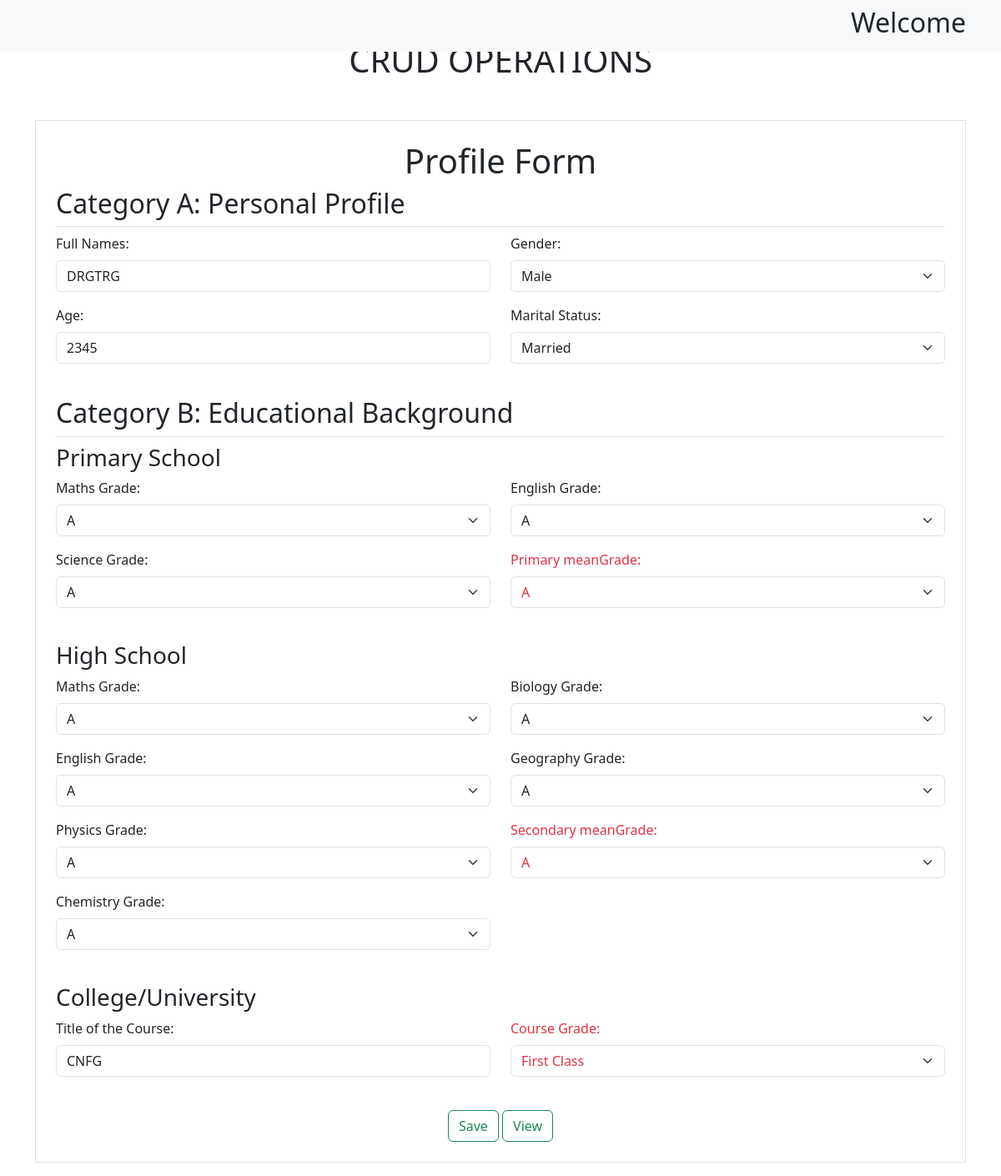
The app's page /edit/66/ with its own data.
### Authentication/models.py (models this page shows, shortened)
class Students(models.Model):
    fullNames = models.CharField(max_length=100)
    age = models.IntegerField()
    gender = models.CharField(max_length=10, choices=[('Male', 'Male'), ('Female', 'Female')])
    maritalStatus = models.CharField(max_length=10, choices=[('Married', 'Married'), ('Single', 'Single')])
    primaryMaths = models.CharField(max_length=10, choices=[('A', 'A'), ('B', 'B'), ('C', 'C'), ('D', 'D'), ('E', 'E')])
    primaryScience = models.CharField(max_length=10, choices=[('A', 'A'), ('B', 'B'), ('C', 'C'), ('D', 'D'), ('E', 'E')])
    primaryEnglish = models.CharField(max_length=10, choices=[('A', 'A'), ('B', 'B'), ('C', 'C'), ('D', 'D'), ('E', 'E')])
    PrimarymeanGrade = models.CharField(max_length=10, choices=[('A', 'A'), ('B', 'B'), ('C', 'C'), ('D', 'D'), ('E', 'E')])
    highschoolMaths = models.CharField(max_length=10, choices=[('A', 'A'), ('B', 'B'), ('C', 'C'), ('D', 'D'), ('E', 'E'), ('notDone', 'Not Done')])
    highschoolEnglish = models.CharField(max_length=10, choices=[('A', 'A'), ('B', 'B'), ('C', 'C'), ('D', 'D'), ('E', 'E'), ('notDone', 'Not Done')])
    highschoolPhysics = models.CharField(max_length=10, choices=[('A', 'A'), ('B', 'B'), ('C', 'C'), ('D', 'D'), ('E', 'E'), ('notDone', 'Not Done')])
    highschoolChemistry = models.CharField(max_length=10, choices=[('A', 'A'), ('B', 'B'), ('C', 'C'), ('D', 'D'), ('E', 'E'), ('notDone', 'Not Done')])
    highschoolBiology = models.CharField(max_length=10, choices=[('A', 'A'), ('B', 'B'), ('C', 'C'), ('D', 'D'), ('E', 'E'), ('notDone', 'Not Done')])
    highschoolGeography = models.CharField(max_length=10, choices=[('A', 'A'), ('B', 'B'), ('C', 'C'), ('D', 'D'), ('E', 'E'), ('notDone', 'Not Done')])
    SecondarymeanGrade = models.CharField(max_length=10, choices=[('A', 'A'), ('B', 'B'), ('C', 'C'), ('D', 'D'), ('E', 'E')])
    collegeCourseTitle = models.CharField(max_length=100)
    collegeCourseGrade = models.CharField(max_length=100, choices=[
        ('First Class', 'First Class'),
        ('Second Class Upper', 'Second Class Upper'),
        ('Second Class Lower', 'Second Class Lower'),
        ('Pass', 'Pass'),
    ])
    is_admin=models.BooleanField(default=True)

### Authentication/views.py (the view)
# urls.py: path('edit/<int:id>/',views.edit,name='edit'),
def edit(request, id):
    student = get_object_or_404(Students, pk=id)
    if request.method == 'POST':
        form = StudentsForm(request.POST, instance=student)
        if form.is_valid():
            form.save()
            messages.info(request, 'Form edited successfully.')
            return redirect('home')  # Redirect back to the home page after editing.
    else:
        form = StudentsForm(instance=student)
    context = {'form': form, 'student': student}
    return render(request, 'edit.html', context)

### templates/edit.html (shortened to what this page needs)
<nav class="navbar navbar-expand-lg navbar-light bg-light fixed-top">
    <div class="container justify-content-lg-end">
        <h2>Welcome {{ request.POST.username }}</h2>
    </div>
</nav>
<!doctype html>
<html lang="en">
<head>
    <link href="https://cdn.jsdelivr.net/npm/bootstrap@5.3.2/dist/css/bootstrap.min.css" rel="stylesheet">
</head>
<body>
    <form action="{% if student.id %}{% url 'base' student.id %}{% else %}{% url 'base' %}{% endif %}" method="post">
        <h1 class="text-center mt-5">CRUD OPERATIONS</h1>
        <div class="container mt-5 bg-white">
            <div class="border p-4">
                <h1 class="text-center">Profile Form</h1>
                <div class="mb-4">
                    <h2 class="border-bottom pb-2">Category A: Personal Profile</h2>
                    <div class="row">
                        <div class="col-md-6">
                            <div class="mb-3">
                                <label for="fullNames" class="form-label">Full Names:</label>
                                <input type="text" class="form-control" id="fullNames" name="fullNames" oninput="this.value=this.value.toUpperCase()" value="{{ student.fullNames }}" required>
                            </div>
                            <div class="mb-3">
                                <label for="age" class="form-label">Age:</label>
                                <input type="number" class="form-control" id="age" name="age" value="{{ student.age }}" required>
                            </div>
                        </div>
                        <div class="col-md-6">
                            <div class="mb-3">
                                <label for="gender" class="form-label">Gender:</label>
                                <select class="form-select" id="gender" name="gender" required>
                                  <option value="male" {% if student.gender == 'male' %}selected{% endif %}>Male</option>
                              </select>
                            </div>
                            <div class="mb-3">
                                <label for="maritalStatus" class="form-label">Marital Status:</label>
                                <select class="form-select" id="maritalStatus" name="maritalStatus" required>
                                  <option value="married" {% if student.maritalStatus == 'married' %}selected{% endif %}>Married</option>
                              </select>
                            </div>
                        </div>
                    </div>
                </div>
                <div class="mb-4">
                    <h2 class="border-bottom pb-2">Category B: Educational Background</h2>
                    <div class="mb-4">
                        <h3>Primary School</h3>
                        <div class="row">
                            <div class="col-md-6">
                                <div class="mb-3">
                                    <label for="primaryMaths" class="form-label">Maths Grade:</label>
                                    <select class="form-select" id="primaryMaths" name="primaryMaths" required>
                                      <option value="A" {% if student.primaryMaths == 'A' %}selected{% endif %}>A</option>
                                  </select>
                                </div>
                                <div class="mb-3">
                                    <label for="primaryScience" class="form-label">Science Grade:</label>
                                    <select class="form-select" id="primaryScience" name="primaryScience" required>
                                      <option value="A" {% if student.primaryScience == 'A' %}selected{% endif %}>A</option>
                                  </select>
                                </div>
                            </div>
                            <div class="col-md-6">
                                <div class="mb-3">
                                    <label for="primaryEnglish" class="form-label">English Grade:</label>
                                    <select class="form-select" id="primaryEnglish" name="primaryEnglish" required>
                                      <option value="A" {% if student.primaryEnglish == 'A' %}selected{% endif %}>A</option>
                                  </select>
                                </div>
                                <div class="mb-3">
                                    <label for="PrimarymeanGrade" class="form-label text-danger">Primary meanGrade:</label>
                                    <select class="form-select text-danger" id="PrimarymeanGrade" name="PrimarymeanGrade" required>
                                      <option value="A" {% if student.PrimarymeanGrade == 'A' %}selected{% endif %}>A</option>
                                  </select>
                                </div>
                            </div>
                        </div>
                    </div>
                    <div class="mb-4">
                        <h3>High School</h3>
                        <div class="row">
                            <div class="col-md-6">
                                <div class="mb-3">
                                    <label for="highschoolMaths" class="form-label">Maths Grade:</label>
                                    <select class="form-select" id="highschoolMaths" name="highschoolMaths">
                                      <option value="A" {% if student.highschoolMaths == 'A' %}selected{% endif %}>A</option>
                                  </select>
                                </div>
                                <div class="mb-3">
                                    <label for="highschoolEnglish" class="form-label">English Grade:</label>
                                    <select class="form-select" id="highschoolEnglish" name="highschoolEnglish">
                                      <option value="A" {% if student.highschoolEnglish == 'A' %}selected{% endif %}>A</option>
                                  </select>
                                </div>
                                <div class="mb-3">
                                    <label for="highschoolPhysics" class="form-label">Physics Grade:</label>
                                    <select class="form-select" id="highschoolPhysics" name="highschoolPhysics">
                                      <option value="A" {% if student.highschoolPhysics == 'A' %}selected{% endif %}>A</option>
                                  </select>
                                </div>
                                <div class="mb-3">
                                    <label for="highschoolChemistry" class="form-label">Chemistry Grade:</label>
                                    <select class="form-select" id="highschoolChemistry" name="highschoolChemistry">
                                      <option value="A" {% if student.highschoolChemistry == 'A' %}selected{% endif %}>A</option>
                                  </select>
                                </div>
                            </div>
                            <div class="col-md-6">
                                <div class="mb-3 ">
                                    <label for="highschoolBiology" class="form-label ">Biology Grade:</label>
                                    <select class="form-select" id="highschoolBiology" name="highschoolBiology">
      <option value="A" {% if student.highschoolBiology == 'A' %}selected{% endif %}>A</option>
  </select>
                                </div>
                                <div class="mb-3 ">
                                    <label for="highschoolGeography " class="form-label ">Geography Grade:</label>
                                    <select class="form-select " id="highschoolGeography" name="highschoolGeography">
      <option value="A" {% if student.highschoolGeography == 'A' %}selected{% endif %}>A</option>
  </select>
                                </div>
                                <div class="mb-3 ">
                                    <label for="SecondarymeanGrade" class="form-label text-danger ">Secondary meanGrade:</label>
                                    <select class="form-select text-danger" id="SecondarymeanGrade" name="SecondarymeanGrade" required>
      <option value="A" {% if student.SecondarymeanGrade == 'A' %}selected{% endif %}>A</option>
  </select>
                                </div>
                            </div>
                        </div>
                    </div>
                    <div>
                        <h3>College/University</h3>
                        <div class="row ">
                            <div class="col-md-6 ">
                                <div class="mb-3 ">
                                    <label for="collegeCourseTitle " class="form-label ">Title of the Course:</label>
                                    <input type="text " class="form-control " id="collegeCourseTitle" name="collegeCourseTitle" oninput="this.value=this.value.toUpperCase() " value="{{ student.collegeCourseTitle }}">
                                </div>
                            </div>
                            <div class="col-md-6 ">
                                <div class="mb-3 ">
                                    <label for="collegeCourseGrade " class="form-label text-danger ">Course Grade:</label>
                                    <select class="form-select text-danger" id="collegeCourseGrade" name="collegeCourseGrade">
    <option value="firstClass" {% if student.collegeCourseGrade == 'firstClass' %}selected{% endif %}>First Class</option>
</select>
                                </div>
                            </div>
                        </div>
                    </div>
                </div>
                <div class="text-center mt-4">
                    <button type="submit" class="btn btn-outline-success">Save</button>
                    <a class="text-decoration-none" href="{% url 'lists' %}"><button type="button" class="btn btn-outline-success">View</button></a>
                </div>
            </div>
    </form>
</body>
</html>

### records on screen
Students: fullNames "DRGTRG", age "2345", gender "Male", maritalStatus "Married", primaryMaths "A", primaryScience "A", primaryEnglish "A", PrimarymeanGrade "A", highschoolMaths "A", highschoolEnglish "A", highschoolPhysics "A", highschoolChemistry "A", highschoolBiology "A", highschoolGeography "A", SecondarymeanGrade "A", collegeCourseTitle "CNFG", collegeCourseGrade "First Class"
